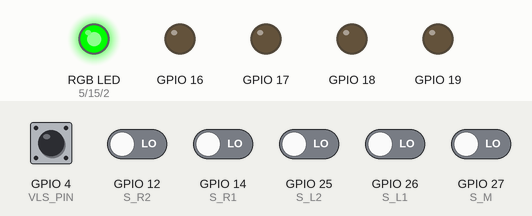
A sketch run on a simulated ESP32. On the bench: an RGB LED mixed from three pins (HIGH = lit), output pins drawn as LEDs (lit = HIGH). Dashed ring = blinking. Inputs (shaded band) come from the test bench; at power-on: GPIO 4 (VLS_PIN) HIGH, GPIO 12 (S_R2), GPIO 14 (S_R1), GPIO 25 (S_L2), GPIO 26 (S_L1), GPIO 27 (S_M) LOW. What the sketch prints to the serial monitor is not drawn.

Above: at 1.2 s.
1.3 s: GPIO 4 (VLS_PIN) pulled LOW for 0.15 s
At 1.45 s:
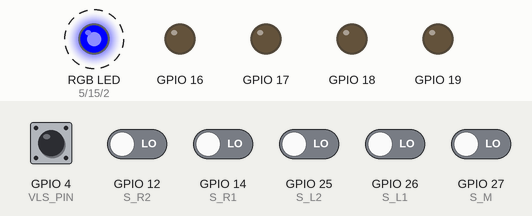
At 3.5 s:
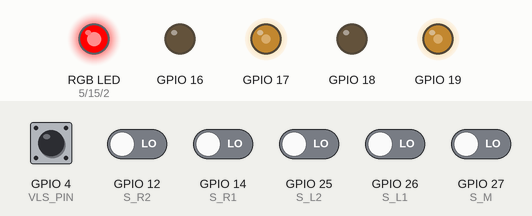
4.3 s: GPIO 12 (S_R2) driven HIGH
At 5.4 s:
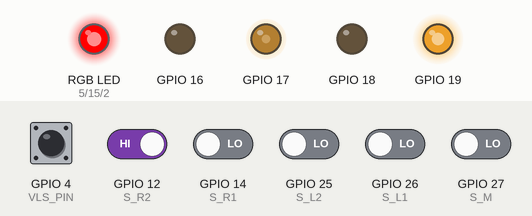
7.3 s: GPIO 27 (S_M) driven HIGH
10.3 s: GPIO 25 (S_L2) driven HIGH
11.9 s: GPIO 26 (S_L1) driven HIGH
At 12.08 s:
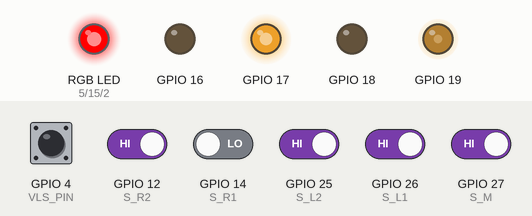
14.9 s: GPIO 12 (S_R2) driven LOW
Timing chart, 0 to 18.9 s (numbered marks = the images above; inputs shaded):
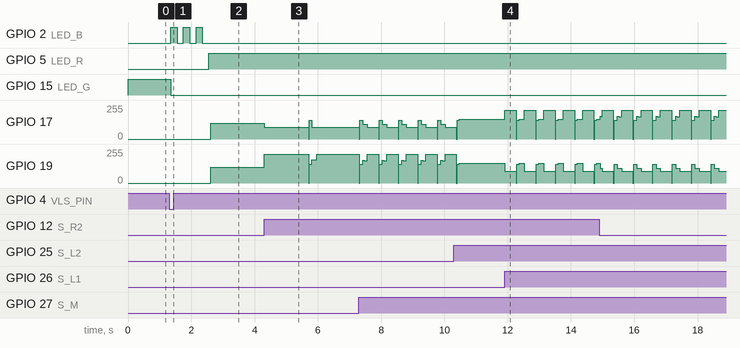

The sketch:

sketch_jun9a.ino
```cpp
// =====================================================================
// 【ESP32 + L298N 五路黑線自走車】防晃＋加強轉彎版 v3
// 修正：上一版變得不太會轉彎
//
// 目標：
// 1. 直線不要瘋狂左右晃
// 2. L2 / R2 外側感測器一偵測到黑線，就進入鎖定轉彎
// 3. 轉彎不是原地轉，而是內輪慢速前進、外輪大力前進
// 4. 轉到中間 M 重新偵測到黑線後離開轉彎
// =====================================================================

#include <Arduino.h>

// ---------------- 啟動按鈕與 RGB LED ----------------
const int VLS_PIN = 4;

const int LED_R = 5;
const int LED_G = 15;
const int LED_B = 2;

// ---------------- 五路感測器腳位：左到右 ----------------
const int S_L2 = 25;
const int S_L1 = 26;
const int S_M  = 27;
const int S_R1 = 14;
const int S_R2 = 12;

// 黑線 = 1，白底 = 0
const int BLACK = 1;
const int WHITE = 0;

// ---------------- L298N 馬達控制腳位 ----------------
// 這組是你們目前確認可正常直走、左右判斷正確的腳位
const int M_L1 = 19;
const int M_L2 = 18;

const int M_R1 = 17;
const int M_R2 = 16;

bool INVERT_LEFT  = false;
bool INVERT_RIGHT = false;

// ---------------- PWM 設定 ----------------
const int PWM_FREQ = 20000;
const int PWM_BITS = 8;
const int PWM_MAX  = 255;

const int CH_L1 = 0;
const int CH_L2 = 1;
const int CH_R1 = 2;
const int CH_R2 = 3;

// =====================================================================
// 速度設定
// =====================================================================

// 直線速度
int BASE_SPEED     = 140;
int STRAIGHT_SPEED = 150;

// 偏差大時降速
int CORNER_SPEED = 120;

// 最大速度
int MAX_SPEED = 185;

// L298N 低 PWM 容易推不動
int MIN_PWM = 90;

// PD 修正最大值：越小越不晃，但太小會轉不動
int MAX_CORRECTION = 55;

// ---------------- 轉彎速度 ----------------
// 不原地轉：內輪慢速前進、外輪大力前進
int TURN_OUTER_SPEED = 215;
int TURN_INNER_SPEED = 75;

// 掉線找線
int RECOVER_OUTER_SPEED = 165;
int RECOVER_INNER_SPEED = 85;

// ---------------- 轉彎控制 ----------------
// 轉彎至少持續時間，避免剛進彎就誤判 M 黑線
const int TURN_MIN_TIME = 170;

// 若 M 一直沒有重新看到黑線，最多轉這麼久
const int TURN_MAX_TIME = 1400;

// 出彎後冷卻時間：縮短，避免下一個彎抓不到
const int TURN_COOLDOWN_TIME = 160;

// 出彎後往前推一小段
const int AFTER_TURN_FORWARD_TIME = 70;

// 全白時先維持上一拍
const int LOST_HOLD_TIME = 60;

// ---------------- PD 參數 ----------------
// 不用 Ki，避免累積誤差造成後段越晃越大
float Kp = 0.030;
float Kd = 0.080;

// 誤差死區：小偏差不修正，減少蛇行
const int ERROR_DEADBAND = 250;

// ---------------- 狀態記錄 ----------------
bool isRunning = false;
bool DEBUG_PRINT = false;

int weight[5] = {-2000, -1000, 0, 1000, 2000};

int lastError = 0;
float filteredError = 0;

int lastDirection = 0;
// -1 = 最後線在左邊
//  1 = 最後線在右邊
//  0 = 中間

int lastLeftPWM = 0;
int lastRightPWM = 0;

unsigned long lastSeenTime = 0;
unsigned long lastPrintTime = 0;
unsigned long turnCooldownUntil = 0;

// =====================================================================
// 函式宣告
// =====================================================================

void setupPWMOne(int pin, int channel);
void writePWMOne(int pin, int channel, int duty);

int stableReadPin(int pin);
void readSensors(int s[5]);
int getLinePosition(int s[5], int &activeCount);

void followLine();
void lockedTurnLeft();
void lockedTurnRight();
void recoverLine();

void setMotor(int left, int right);
int applyMinPWM(int pwm);

void setASL(int r, int g, int b);
void countdownStart();
void printSensor(int s[5], const char* action, int leftPWM, int rightPWM);

// =====================================================================
// ESP32 PWM 相容處理
// =====================================================================

void setupPWMOne(int pin, int channel) {
#if defined(ESP_ARDUINO_VERSION_MAJOR) && ESP_ARDUINO_VERSION_MAJOR >= 3
  ledcAttach(pin, PWM_FREQ, PWM_BITS);
#else
  ledcSetup(channel, PWM_FREQ, PWM_BITS);
  ledcAttachPin(pin, channel);
#endif
}

void writePWMOne(int pin, int channel, int duty) {
  duty = constrain(duty, 0, PWM_MAX);

#if defined(ESP_ARDUINO_VERSION_MAJOR) && ESP_ARDUINO_VERSION_MAJOR >= 3
  ledcWrite(pin, duty);
#else
  ledcWrite(channel, duty);
#endif
}

// =====================================================================
// setup
// =====================================================================

void setup() {
  Serial.begin(115200);

  pinMode(VLS_PIN, INPUT_PULLUP);

  pinMode(LED_R, OUTPUT);
  pinMode(LED_G, OUTPUT);
  pinMode(LED_B, OUTPUT);

  pinMode(S_L2, INPUT);
  pinMode(S_L1, INPUT);
  pinMode(S_M,  INPUT);
  pinMode(S_R1, INPUT);
  pinMode(S_R2, INPUT);

  setupPWMOne(M_L1, CH_L1);
  setupPWMOne(M_L2, CH_L2);
  setupPWMOne(M_R1, CH_R1);
  setupPWMOne(M_R2, CH_R2);

  setMotor(0, 0);

  setASL(LOW, HIGH, LOW);

  Serial.println("ESP32 + L298N 五路黑線車：防晃＋加強轉彎版 v3");
}

// =====================================================================
// loop
// =====================================================================

void loop() {
  if (!isRunning) {
    if (digitalRead(VLS_PIN) == LOW) {
      delay(50);

      if (digitalRead(VLS_PIN) == LOW) {
        countdownStart();

        lastError = 0;
        filteredError = 0;
        lastDirection = 0;
        lastSeenTime = millis();
        turnCooldownUntil = 0;

        isRunning = true;
        setASL(HIGH, LOW, LOW);
      }
    }

    return;
  }

  followLine();
}

// =====================================================================
// 主循跡邏輯
// =====================================================================

void followLine() {
  int s[5];
  readSensors(s);

  int activeCount = 0;
  int error = getLinePosition(s, activeCount);

  if (activeCount == 0) {
    recoverLine();
    return;
  }

  lastSeenTime = millis();

  bool inCooldown = millis() < turnCooldownUntil;

  int l2 = s[0];
  int l1 = s[1];
  int m  = s[2];
  int r1 = s[3];
  int r2 = s[4];

  // ---------------------------------------------------------
  // 1. 加強轉彎觸發
  // 外側 L2 / R2 優先判斷，避免上一版太保守導致不轉彎
  // ---------------------------------------------------------

  bool leftTurnCandidate =
    !inCooldown &&
    (
      // 左外側碰到黑線，通常就是左彎入口
      (l2 == BLACK && r2 == WHITE) ||

      // 左側 L1 明顯黑、右側都白，也視為左彎
      (l1 == BLACK && m == WHITE && r1 == WHITE && r2 == WHITE) ||

      // L2 + L1 同時黑，也視為左彎
      (l2 == BLACK && l1 == BLACK)
    );

  bool rightTurnCandidate =
    !inCooldown &&
    (
      // 右外側碰到黑線，通常就是右彎入口
      (r2 == BLACK && l2 == WHITE) ||

      // 右側 R1 明顯黑、左側都白，也視為右彎
      (r1 == BLACK && m == WHITE && l1 == WHITE && l2 == WHITE) ||

      // R2 + R1 同時黑，也視為右彎
      (r2 == BLACK && r1 == BLACK)
    );

  // 左右同時觸發時，不進入強轉，避免寬黑線或交會點誤判
  if (leftTurnCandidate && !rightTurnCandidate) {
    lastDirection = -1;
    printSensor(s, "鎖定左轉", 0, 0);
    lockedTurnLeft();
    return;
  }

  if (rightTurnCandidate && !leftTurnCandidate) {
    lastDirection = 1;
    printSensor(s, "鎖定右轉", 0, 0);
    lockedTurnRight();
    return;
  }

  // ---------------------------------------------------------
  // 2. PD 線循跡
  // ---------------------------------------------------------

  // 低通濾波，避免誤差瞬間跳太大
  filteredError = filteredError * 0.65 + error * 0.35;

  int useError = (int)filteredError;

  // deadband：接近中間就不修正，減少左右晃
  if (abs(useError) < ERROR_DEADBAND) {
    useError = 0;
  }

  int derivative = useError - lastError;

  int correction = (int)(Kp * useError + Kd * derivative);
  correction = constrain(correction, -MAX_CORRECTION, MAX_CORRECTION);

  int base = BASE_SPEED;

  // 線很置中才加速
  if (useError == 0 && m == BLACK) {
    base = STRAIGHT_SPEED;
  }

  // 偏差大就降速
  if (abs(useError) > 1000) {
    base = CORNER_SPEED;
  }

  int leftPWM  = base + correction;
  int rightPWM = base - correction;

  leftPWM  = constrain(leftPWM,  MIN_PWM, MAX_SPEED);
  rightPWM = constrain(rightPWM, MIN_PWM, MAX_SPEED);

  setMotor(leftPWM, rightPWM);

  if (useError < 0) {
    lastDirection = -1;
  }
  else if (useError > 0) {
    lastDirection = 1;
  }
  else {
    lastDirection = 0;
  }

  lastError = useError;

  printSensor(s, "PD循線", leftPWM, rightPWM);
}

// =====================================================================
// 左轉鎖定：左內輪慢、右外輪快，直到 M 重新看到黑線
// =====================================================================

void lockedTurnLeft() {
  unsigned long startTime = millis();
  bool centerWasWhite = false;

  while (millis() - startTime < TURN_MAX_TIME) {
    int s[5];
    readSensors(s);

    // 左轉：左側慢速前進，右側快速前進
    setMotor(TURN_INNER_SPEED, TURN_OUTER_SPEED);

    unsigned long elapsed = millis() - startTime;

    if (elapsed > 50 && s[2] == WHITE) {
      centerWasWhite = true;
    }

    // 避免一開始 M 還在舊線上就退出
    if (elapsed > TURN_MIN_TIME && s[2] == BLACK && (centerWasWhite || elapsed > 360)) {
      break;
    }

    delay(5);
  }

  setMotor(0, 0);
  delay(20);

  setMotor(BASE_SPEED, BASE_SPEED);
  delay(AFTER_TURN_FORWARD_TIME);

  lastError = 0;
  filteredError = 0;
  lastDirection = 0;

  turnCooldownUntil = millis() + TURN_COOLDOWN_TIME;
}

// =====================================================================
// 右轉鎖定：左外輪快、右內輪慢，直到 M 重新看到黑線
// =====================================================================

void lockedTurnRight() {
  unsigned long startTime = millis();
  bool centerWasWhite = false;

  while (millis() - startTime < TURN_MAX_TIME) {
    int s[5];
    readSensors(s);

    // 右轉：左側快速前進，右側慢速前進
    setMotor(TURN_OUTER_SPEED, TURN_INNER_SPEED);

    unsigned long elapsed = millis() - startTime;

    if (elapsed > 50 && s[2] == WHITE) {
      centerWasWhite = true;
    }

    // 避免一開始 M 還在舊線上就退出
    if (elapsed > TURN_MIN_TIME && s[2] == BLACK && (centerWasWhite || elapsed > 360)) {
      break;
    }

    delay(5);
  }

  setMotor(0, 0);
  delay(20);

  setMotor(BASE_SPEED, BASE_SPEED);
  delay(AFTER_TURN_FORWARD_TIME);

  lastError = 0;
  filteredError = 0;
  lastDirection = 0;

  turnCooldownUntil = millis() + TURN_COOLDOWN_TIME;
}

// =====================================================================
// 掉線找線
// =====================================================================

void recoverLine() {
  unsigned long lostTime = millis() - lastSeenTime;

  if (lostTime < LOST_HOLD_TIME) {
    setMotor(lastLeftPWM, lastRightPWM);
    return;
  }

  if (lastDirection < 0) {
    setMotor(RECOVER_INNER_SPEED, RECOVER_OUTER_SPEED);
  }
  else if (lastDirection > 0) {
    setMotor(RECOVER_OUTER_SPEED, RECOVER_INNER_SPEED);
  }
  else {
    setMotor(120, 120);
  }
}

// =====================================================================
// 感測器讀取：3 次多數決
// =====================================================================

int stableReadPin(int pin) {
  int sum = 0;

  for (int i = 0; i < 3; i++) {
    sum += digitalRead(pin);
    delayMicroseconds(250);
  }

  return (sum >= 2) ? 1 : 0;
}

void readSensors(int s[5]) {
  s[0] = stableReadPin(S_L2);
  s[1] = stableReadPin(S_L1);
  s[2] = stableReadPin(S_M);
  s[3] = stableReadPin(S_R1);
  s[4] = stableReadPin(S_R2);
}

// =====================================================================
// 計算線的位置
// 回傳：-2000 ~ 2000
// 負值代表線在左，正值代表線在右
// =====================================================================

int getLinePosition(int s[5], int &activeCount) {
  long weightedSum = 0;
  activeCount = 0;

  for (int i = 0; i < 5; i++) {
    if (s[i] == BLACK) {
      activeCount++;
      weightedSum += weight[i];
    }
  }

  if (activeCount == 0) {
    return lastError;
  }

  return weightedSum / activeCount;
}

// =====================================================================
// 馬達控制
// left / right：正值前進，負值後退
// =====================================================================

void setMotor(int left, int right) {
  if (INVERT_LEFT) {
    left = -left;
  }

  if (INVERT_RIGHT) {
    right = -right;
  }

  left  = constrain(left,  -PWM_MAX, PWM_MAX);
  right = constrain(right, -PWM_MAX, PWM_MAX);

  left  = applyMinPWM(left);
  right = applyMinPWM(right);

  lastLeftPWM = left;
  lastRightPWM = right;

  // 左側馬達
  if (left > 0) {
    writePWMOne(M_L1, CH_L1, left);
    writePWMOne(M_L2, CH_L2, 0);
  }
  else if (left < 0) {
    writePWMOne(M_L1, CH_L1, 0);
    writePWMOne(M_L2, CH_L2, -left);
  }
  else {
    writePWMOne(M_L1, CH_L1, 0);
    writePWMOne(M_L2, CH_L2, 0);
  }

  // 右側馬達
  if (right > 0) {
    writePWMOne(M_R1, CH_R1, right);
    writePWMOne(M_R2, CH_R2, 0);
  }
  else if (right < 0) {
    writePWMOne(M_R1, CH_R1, 0);
    writePWMOne(M_R2, CH_R2, -right);
  }
  else {
    writePWMOne(M_R1, CH_R1, 0);
    writePWMOne(M_R2, CH_R2, 0);
  }
}

int applyMinPWM(int pwm) {
  if (pwm == 0) {
    return 0;
  }

  if (pwm > 0 && pwm < MIN_PWM) {
    return MIN_PWM;
  }

  if (pwm < 0 && pwm > -MIN_PWM) {
    return -MIN_PWM;
  }

  return pwm;
}

// =====================================================================
// LED 與倒數
// =====================================================================

void setASL(int r, int g, int b) {
  digitalWrite(LED_R, r);
  digitalWrite(LED_G, g);
  digitalWrite(LED_B, b);
}

void countdownStart() {
  for (int i = 0; i < 3; i++) {
    setASL(LOW, LOW, HIGH);
    delay(200);

    setASL(LOW, LOW, LOW);
    delay(200);
  }
}

// =====================================================================
// Serial 輸出
// =====================================================================

void printSensor(int s[5], const char* action, int leftPWM, int rightPWM) {
  if (!DEBUG_PRINT) {
    return;
  }

  if (millis() - lastPrintTime > 150) {
    lastPrintTime = millis();

    Serial.print("S=");
    Serial.print(s[0]);
    Serial.print(s[1]);
    Serial.print(s[2]);
    Serial.print(s[3]);
    Serial.print(s[4]);

    Serial.print(" ");
    Serial.print(action);

    Serial.print(" L=");
    Serial.print(leftPWM);

    Serial.print(" R=");
    Serial.println(rightPWM);
  }
}
```

car.cpp
```cpp

```

Measured:
- after the input at 1.3 s, GPIO 2 (LED_B): alternates HIGH for 0.20 s and LOW for 0.20 s, 6 changes in all, then stays LOW, starting after 0.05 s; GPIO 5 (LED_R): LOW → HIGH after 1.3 s; GPIO 15 (LED_G): HIGH → LOW after 0.05 s; GPIO 17, GPIO 19: 0/255 → 120/255 after 1.3 s
- after the input at 4.3 s, GPIO 17: 120/255 → 90/255 at once, → 139/255 1.4 s later, → 90/255 0.09 s later; GPIO 19: 120/255 → 214/255 at once, → 139/255 1.4 s later, → 174/255 0.10 s later, → 214/255 0.16 s later
- after the input at 11.9 s, GPIO 17: 149/255 → 214/255 at once, then repeats every 0.61 s: 0/255 0.02 s, 139/255 0.07 s, 149/255 0.16 s, 214/255 0.36 s; GPIO 19: 149/255 → 90/255 at once, then repeats every 0.61 s: 0/255 0.02 s, 139/255 0.07 s, 149/255 0.16 s, 90/255 0.36 s
